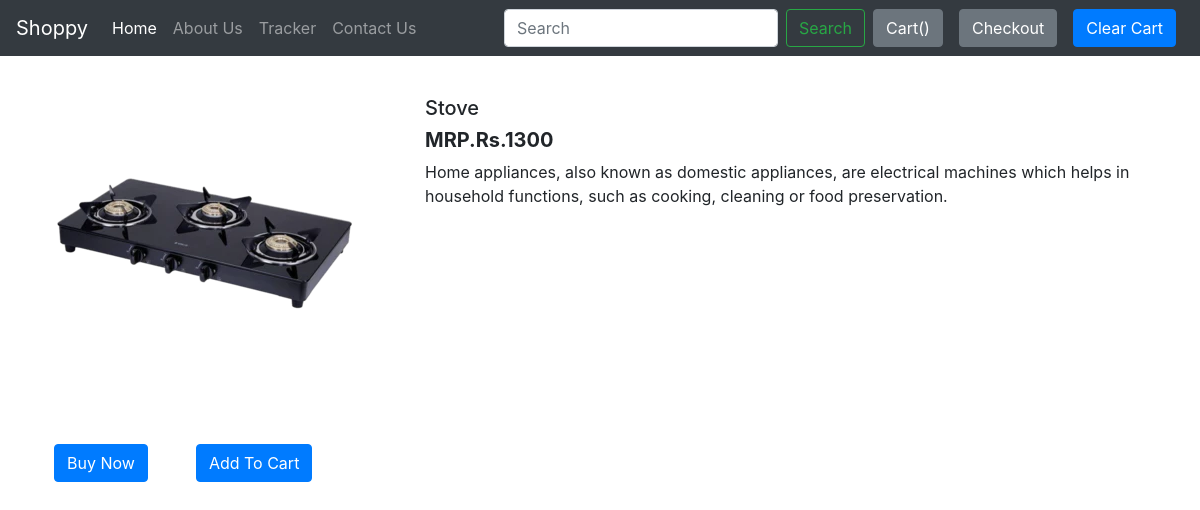
/shop/products/19, run on the app's committed database.
### shop/models.py (models this page shows, shortened)
class Product(models.Model):
    product_id = models.AutoField
    product_name = models.CharField(max_length=50)
    category = models.CharField(max_length=50, default="")
    subcategory = models.CharField(max_length=50, default="")
    price = models.IntegerField(default=0)
    desc = models.CharField(max_length=3000)
    pub_date = models.DateField()
    image = models.ImageField(upload_to="shop/images", default="")

### shop/views.py (the view)
# urls.py: path("products/<int:myid>", views.productView, name="ProductView"),
def productView(request, myid):
    product = Product.objects.filter(id=myid)
    return render(request, 'shop/prodView.html', {'product': product[0]})

### shop/templates/shop/prodView.html (shortened to what this page needs)
{% extends 'shop/basic.html' %}
{% block body %}
<div class="container my-5 py-5">
    <div class="row">
        <div class="col-md-4">
            <div class="row">
            <img src="/media/{{product.image}}" width="300px" height="300px" class="mx-4">
            </div>
            <div class="row">
                <button class="btn btn-primary my-5 mx-4 mx-2">Buy Now</button>
                <button class="btn btn-primary my-5 mx-4 mx-2">Add To Cart</button>
            </div>
        </div>
        <div class="col-md-8">
            <h5>{{product.product_name}}</h5>
            <h5><b>MRP.Rs.{{product.price}}</b></h5>
            <p>{{product.desc}}</p>
        </div>
    </div>
</div>
{% endblock %}

### data on the page
Product: image (picture), product_name "Stove", price "1300", desc "Home appliances, also known as domestic appliances, are electrical machines which helps in household functions, such as cooking, cleaning or food preservation."
